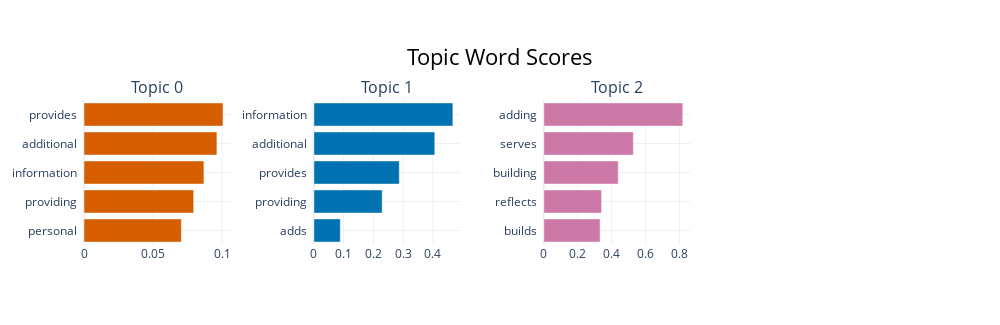

Notebook code cell kept with this figure:
### Code cell
topic_model.visualize_barchart()

### Figure 1 — Plotly figure (JSON) as saved in the notebook; plotly's stock layout.template omitted (floating-point values rounded to 4 significant figures)
{"data": [{"marker": {"color": "#D55E00"}, "orientation": "h", "type": "bar", "x": [0.07056, 0.07946, 0.08688, 0.09631, 0.1007], "xaxis": "x", "y": ["personal  ", "providing  ", "information  ", "additional  ", "provides  "], "yaxis": "y"}, {"marker": {"color": "#0072B2"}, "orientation": "h", "type": "bar", "x": [0.08871, 0.2295, 0.2871, 0.4063, 0.4672], "xaxis": "x2", "y": ["adds  ", "providing  ", "provides  ", "additional  ", "information  "], "yaxis": "y2"}, {"marker": {"color": "#CC79A7"}, "orientation": "h", "type": "bar", "x": [0.3319, 0.3405, 0.4385, 0.5278, 0.8191], "xaxis": "x3", "y": ["builds  ", "reflects  ", "building  ", "serves  ", "adding  "], "yaxis": "y3"}], "layout": {"annotations": [{"font": {"size": 16}, "showarrow": false, "text": "Topic 0", "x": 0.0875, "xanchor": "center", "xref": "paper", "y": 1, "yanchor": "bottom", "yref": "paper"}, {"font": {"size": 16}, "showarrow": false, "text": "Topic 1", "x": 0.3625, "xanchor": "center", "xref": "paper", "y": 1, "yanchor": "bottom", "yref": "paper"}, {"font": {"size": 16}, "showarrow": false, "text": "Topic 2", "x": 0.6375, "xanchor": "center", "xref": "paper", "y": 1, "yanchor": "bottom", "yref": "paper"}], "height": 325, "hoverlabel": {"bgcolor": "white", "font": {"family": "Rockwell", "size": 16}}, "showlegend": false, "title": {"font": {"color": "Black", "size": 22}, "text": "Topic Word Scores", "x": 0.5, "xanchor": "center", "yanchor": "top"}, "width": 1000, "xaxis": {"anchor": "y", "autorange": true, "domain": [0, 0.175], "range": [0, 0.106], "showgrid": true, "type": "linear"}, "xaxis2": {"anchor": "y2", "autorange": true, "domain": [0.275, 0.45], "range": [0, 0.4918], "showgrid": true, "type": "linear"}, "xaxis3": {"anchor": "y3", "autorange": true, "domain": [0.55, 0.725], "range": [0, 0.8622], "showgrid": true, "type": "linear"}, "xaxis4": {"anchor": "y4", "domain": [0.825, 1], "showgrid": true}, "yaxis": {"anchor": "x", "autorange": true, "domain": [0, 1], "range": [-0.5, 4.5], "showgrid": true, "type": "category"}, "yaxis2": {"anchor": "x2", "autorange": true, "domain": [0, 1], "range": [-0.5, 4.5], "showgrid": true, "type": "category"}, "yaxis3": {"anchor": "x3", "autorange": true, "domain": [0, 1], "range": [-0.5, 4.5], "showgrid": true, "type": "category"}, "yaxis4": {"anchor": "x4", "domain": [0, 1], "showgrid": true}}}
